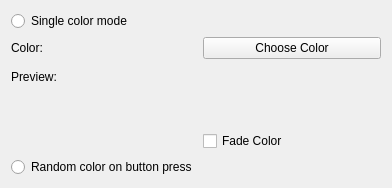
<?xml version="1.0" encoding="UTF-8"?>
<ui version="4.0">
 <class>LightBarColorSettings</class>
 <widget class="QWidget" name="LightBarColorSettings">
  <property name="geometry">
   <rect>
    <x>0</x>
    <y>0</y>
    <width>392</width>
    <height>188</height>
   </rect>
  </property>
  <property name="windowTitle">
   <string>LightBarColorSettings</string>
  </property>
  <layout class="QHBoxLayout" name="horizontalLayout">
   <item>
    <layout class="QFormLayout" name="formLayout">
     <item row="0" column="0">
      <widget class="QRadioButton" name="singleColorModeRadio">
       <property name="text">
        <string>Single color mode</string>
       </property>
      </widget>
     </item>
     <item row="1" column="0">
      <widget class="QLabel" name="label">
       <property name="text">
        <string>Color:</string>
       </property>
      </widget>
     </item>
     <item row="1" column="1">
      <widget class="QPushButton" name="chooseColorButton">
       <property name="text">
        <string>Choose Color</string>
       </property>
      </widget>
     </item>
     <item row="2" column="0">
      <widget class="QLabel" name="label_5">
       <property name="text">
        <string>Preview:</string>
       </property>
      </widget>
     </item>
     <item row="2" column="1">
      <widget class="QWidget" name="colorDisplayWidget" native="true">
       <property name="minimumSize">
        <size>
         <width>60</width>
         <height>60</height>
        </size>
       </property>
       <property name="baseSize">
        <size>
         <width>60</width>
         <height>60</height>
        </size>
       </property>
       <property name="styleSheet">
        <string notr="true"/>
       </property>
      </widget>
     </item>
     <item row="4" column="0">
      <widget class="QRadioButton" name="randomColorRadio">
       <property name="text">
        <string>Random color on button press</string>
       </property>
      </widget>
     </item>
     <item row="3" column="1">
      <widget class="QCheckBox" name="fadeColorCheckBox">
       <property name="text">
        <string>Fade Color</string>
       </property>
      </widget>
     </item>
    </layout>
   </item>
  </layout>
 </widget>
 <layoutdefault spacing="6" margin="11"/>
 <resources/>
 <connections/>
</ui>
